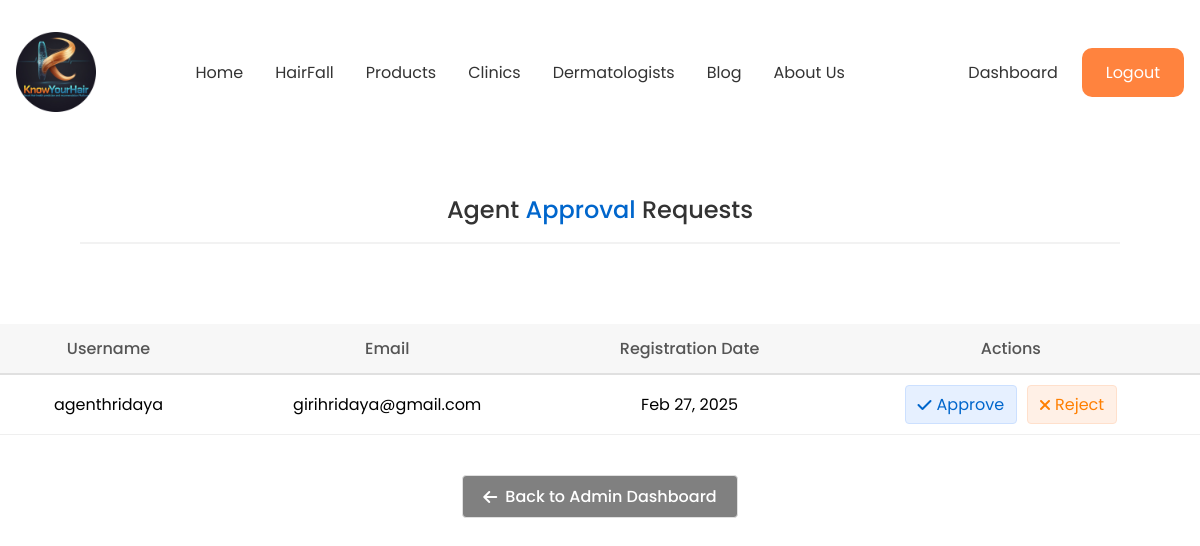
The app's page /user/user/agent-approvals/ (signed in), older data.
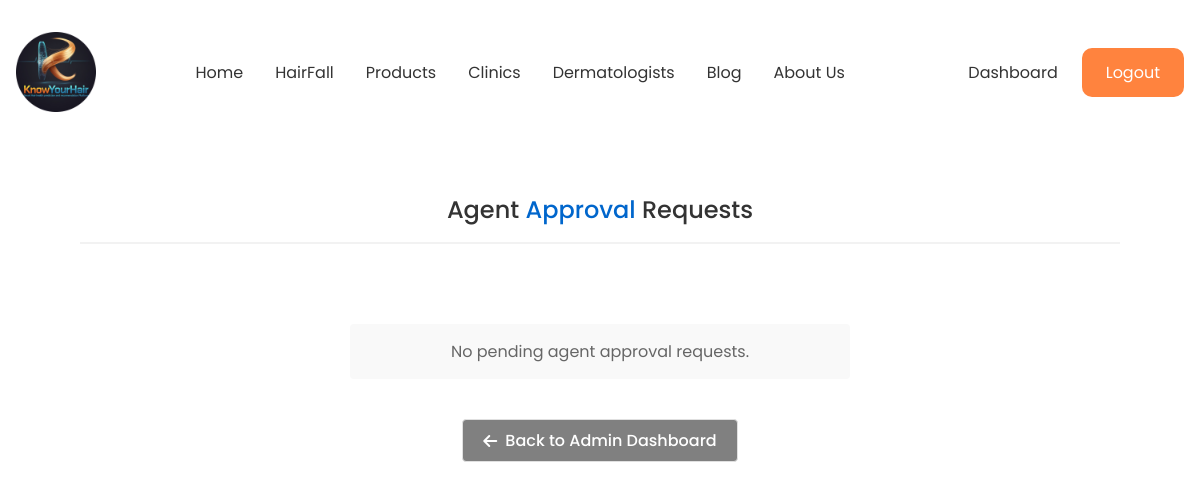
The same page, newer data.
### user/models.py (models this page shows, shortened)
class Agent(models.Model):
    STATUS_CHOICES = (
        ('pending', 'Pending Approval'),
        ('approved', 'Approved'),
        ('rejected', 'Rejected'),
    )
    profile = models.OneToOneField(Profile, on_delete=models.CASCADE, related_name='agent')
    role = models.CharField(max_length=100, blank=True, null=True, default='staff')
    status = models.CharField(max_length=20, choices=STATUS_CHOICES, default='pending')
    approved_at = models.DateTimeField(blank=True, null=True)

class Profile(models.Model):
    user = models.OneToOneField(User, on_delete=models.CASCADE)
    image = models.ImageField(default='default_user.jpg', upload_to='profiles/')
    phone_number = models.CharField(max_length=15, blank=True, null=True)
    address = models.TextField(blank=True, null=True)
    gender = models.CharField(max_length=10, blank=True, null=True)
    age = models.IntegerField(blank=True, null=True)

### user/views.py (the view)
# urls.py: path('user/agent-approvals/', user_view.agent_approval_list, name='agent_approval_list'),
@user_passes_test(lambda u: u.is_staff)
def agent_approval_list(request):
    pending_agents = Agent.objects.filter(status='pending')
    return render(request, 'user/agent_approval_list.html', {
        'pending_agents': pending_agents
    })

### user/templates/user/agent_approval_list.html (shortened to what this page needs)
{% extends 'base/base.html' %}
{% block content %}
<div class="container mt-5">
    <div class="page-header">
        <h2 class="page-title">Agent <span>Approval</span> Requests</h2>
    </div>
    {% if pending_agents %}
    <div class="table-responsive">
        <table class="approval-table">
            <thead>
                <tr>
                    <th>Username</th>
                    <th>Email</th>
                    <th>Registration Date</th>
                    <th>Actions</th>
                </tr>
            </thead>
            <tbody>
                {% for agent in pending_agents %}
                <tr>
                    <td>{{ agent.profile.user.username }}</td>
                    <td>{{ agent.profile.user.email }}</td>
                    <td>{{ agent.profile.user.date_joined|date:"M d, Y" }}</td>
                    <td>
                        <div class="action-buttons">
                            <a href="{% url 'approve_agent' agent.pk %}" class="btn-approve">
                                <i class="fas fa-check"></i> Approve
                            </a>
                            <a href="{% url 'reject_agent' agent.pk %}" class="btn-reject">
                                <i class="fas fa-times"></i> Reject
                            </a>
                        </div>
                    </td>
                </tr>
                {% endfor %}
            </tbody>
        </table>
    </div>
    {% else %}
    <div class="no-requests">
        <p class="mb-0">No pending agent approval requests.</p>
    </div>
    {% endif %}
    <div class="back-btn-container">
        <a href="{% url 'adminDash' %}" class="back-btn">
            <i class="fas fa-arrow-left"></i> Back to Admin Dashboard
        </a>
    </div>
</div>
{% endblock %}

Row changes from the older to the newer data that the page shows:
no longer on this page (row edited): Agent: profile.user.username "agenthridaya", profile.user.email "girihridaya@gmail.com", profile.user.date_joined "Feb 27, 2025"
Text that changed along with them:
text no longer shown: "Username Email Registration Date Actions"
text now shown: "No pending agent approval requests."
